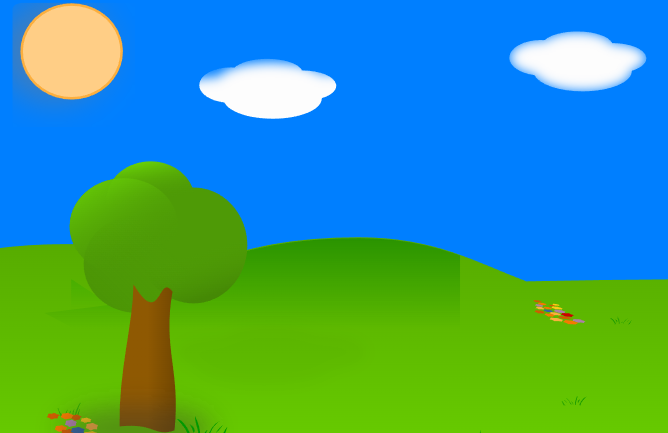
#> input picture landscape.png, 668 x 433 px, found by its file name
$ python treeGreetingCard.py
#> lines starting #> are read from the running program, lines starting #| are printed output that depends on the picture
import cv2

image1 = cv2.imread("Image_Manipulation/landscape.png")
#> image1 is the input picture: shape (433, 668, 3); mean B, G, R 136.7, 155.2, 57.6

tree = image1[161:430, 68:251]
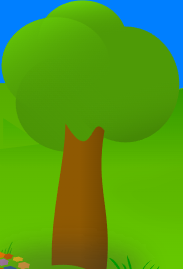
#> tree: shape (269, 183, 3); mean B, G, R 26.8, 155, 84.1
# 368:551
image1[161:430, 368:551] = tree
cv2.putText(image1, "Good Morning!", (230, 160),
            fontFace=cv2.FONT_HERSHEY_DUPLEX, fontScale=1, color=(0, 0, 255))
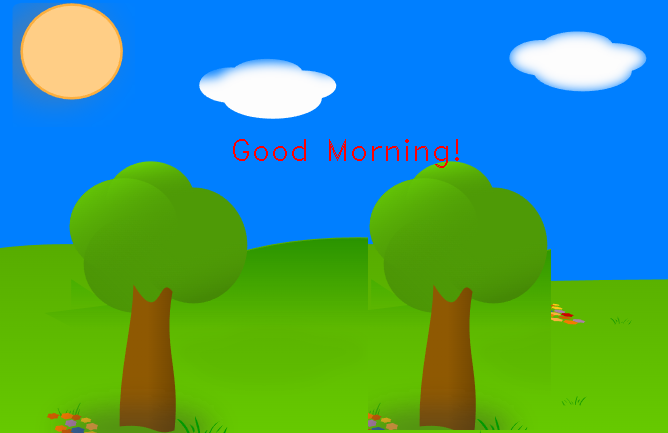
#> image1: shape (433, 668, 3); mean B, G, R 124.9, 153.3, 62.9

cv2.imshow("tree", image1)
cv2.waitKey(0)

$ run again, with stock-mountain-sunset.jpg saved as landscape.png
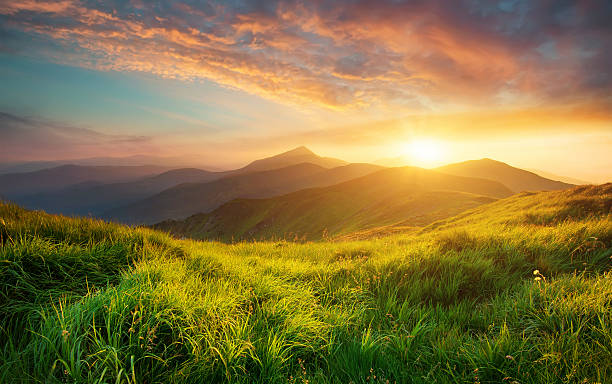
#> input picture stock-mountain-sunset.jpg, 612 x 384 px, found by its file name
#> image1 is the input picture: shape (384, 612, 3); mean B, G, R 66.6, 117.5, 134.5
#> `tree = image1[161:430, 68:251]`:
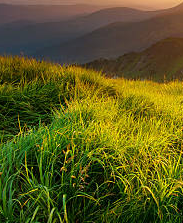
#> tree: shape (223, 183, 3); mean B, G, R 30.1, 90, 91.4
#> `cv2.putText(image1, "Good Morning!", (230, 160), fontFace=cv2.FONT_HER..`:
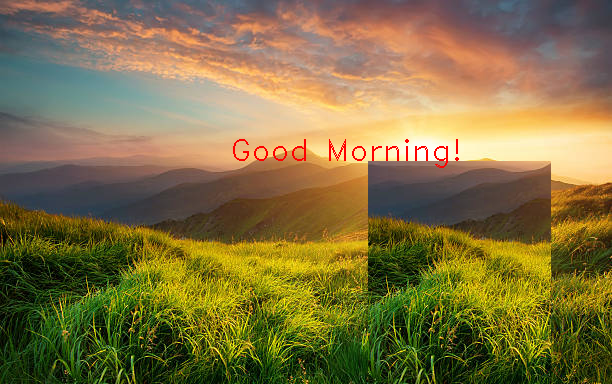
#> image1: shape (384, 612, 3); mean B, G, R 66.3, 113.7, 129.3
